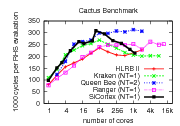

Recreate this plot in gnuplot.
set terminal postscript eps enhanced color colortext
set output "results-scaled.eps"

set size 0.5

set logscale x
set xtics (1, 4, 16, 64, 256, "1k" 1024, "4k" 4096, "16k" 16384)
set xrange [0.7:24576]
set yrange [0:]

set title "Cactus Benchmark"
set xlabel "number of cores"
set ylabel "1000 cycles per RHS evaluation"

set key bottom

# 25^3 grid points per core
# 128 time steps
# 9 refinement levels
# a factor 2 because of the Berger-Oliger subcycling
# 4 Runge-Kutta substeps per time step
# 1e6 us per second

#             MHz flop/cycle
# HLRB II  : 1600 4
# Kraken   : 2300 4
# Queen Bee: 2330 4
# Ranger   : 2300 4
# SiCortex :  700 2

p \
"< awk '/^Bench_McLachlan_Carpet_9lev/ { if ($2==128 && $3==25                       && $7== 1 && $8==10) print; }' results-hlrb2.out"    u 5:($9/25**3/128/2/4*1e3*(1600*4)) t "HLRB II"          w lp lt 1 lw 3, \
"< awk '/^Bench_McLachlan_Carpet_9lev/ { if ($2==128 && $3==25 && ($6== 4 || $6==$5) && $7== 1 && $8==30) print; }' results-kraken.out"   u 5:($9/25**3/128/2/4*1e3*(2300*4)) t "Kraken (NT=1)"    w lp lt 2 lw 3, \
"< awk '/^Bench_McLachlan_Carpet_9lev/ { if ($2==128 && $3==25 && ($6== 8 || $6==$5) && $7== 2 && $8== 0) print; }' results-queenbee.out" u 5:($9/25**3/128/2/4*1e3*(2330*4)) t "Queen Bee (NT=2)" w lp lt 3 lw 3, \
"< awk '/^Bench_McLachlan_Carpet_9lev/ { if ($2==128 && $3==25 && ($6==16 || $6==$5) && $7== 1 && $8==71) print; }' results-ranger.out"   u 5:($9/25**3/128/2/4*1e3*(2300*4)) t "Ranger (NT=1)"    w lp lt 4 lw 3, \
"< awk '/^Bench_McLachlan_Carpet_9lev/ { if ($2==128 && $3==20 && ($6== 6 || $6==$5) && $7== 1 && $8== 9) print; }' results-sicortex.out" u 5:($9/20**3/128/2/4*1e3*( 700*2)) t "SiCortex (NT=1)"  w lp lt -1 lw 3
